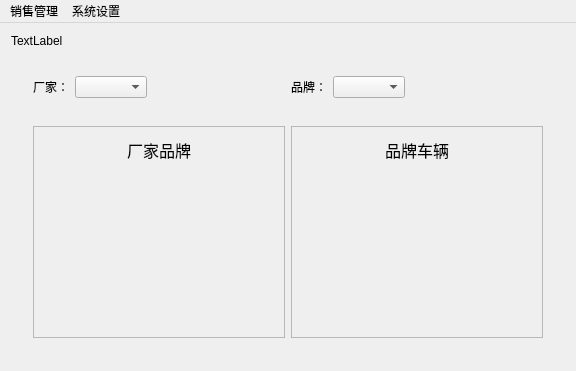
<?xml version="1.0" encoding="UTF-8"?>
<ui version="4.0">
 <class>CarManager</class>
 <widget class="QMainWindow" name="CarManager">
  <property name="geometry">
   <rect>
    <x>0</x>
    <y>0</y>
    <width>576</width>
    <height>371</height>
   </rect>
  </property>
  <property name="windowTitle">
   <string>CarManager</string>
  </property>
  <widget class="QWidget" name="centralWidget">
   <layout class="QVBoxLayout" name="verticalLayout_2">
    <item>
     <widget class="QLabel" name="title">
      <property name="text">
       <string>TextLabel</string>
      </property>
     </widget>
    </item>
    <item>
     <widget class="QStackedWidget" name="stackedWidget">
      <property name="currentIndex">
       <number>1</number>
      </property>
      <widget class="QWidget" name="manager">
       <layout class="QVBoxLayout" name="verticalLayout_3">
        <item>
         <widget class="QSplitter" name="splitter">
          <property name="orientation">
           <enum>Qt::Horizontal</enum>
          </property>
          <widget class="QToolBox" name="toolBox">
           <property name="frameShape">
            <enum>QFrame::Box</enum>
           </property>
           <property name="currentIndex">
            <number>0</number>
           </property>
           <widget class="QWidget" name="page">
            <property name="geometry">
             <rect>
              <x>0</x>
              <y>0</y>
              <width>190</width>
              <height>171</height>
             </rect>
            </property>
            <attribute name="label">
             <string>出售车辆</string>
            </attribute>
            <layout class="QVBoxLayout" name="verticalLayout">
             <item>
              <widget class="QWidget" name="widget" native="true">
               <layout class="QHBoxLayout" name="horizontalLayout">
                <property name="leftMargin">
                 <number>0</number>
                </property>
                <property name="topMargin">
                 <number>0</number>
                </property>
                <property name="rightMargin">
                 <number>0</number>
                </property>
                <property name="bottomMargin">
                 <number>0</number>
                </property>
                <item>
                 <widget class="QLabel" name="label">
                  <property name="text">
                   <string>厂家:</string>
                  </property>
                 </widget>
                </item>
                <item>
                 <widget class="QComboBox" name="factory"/>
                </item>
                <item>
                 <spacer name="horizontalSpacer">
                  <property name="orientation">
                   <enum>Qt::Horizontal</enum>
                  </property>
                  <property name="sizeHint" stdset="0">
                   <size>
                    <width>40</width>
                    <height>20</height>
                   </size>
                  </property>
                 </spacer>
                </item>
               </layout>
              </widget>
             </item>
             <item>
              <widget class="QWidget" name="widget_2" native="true">
               <layout class="QHBoxLayout" name="horizontalLayout_2">
                <property name="leftMargin">
                 <number>0</number>
                </property>
                <property name="topMargin">
                 <number>0</number>
                </property>
                <property name="rightMargin">
                 <number>0</number>
                </property>
                <property name="bottomMargin">
                 <number>0</number>
                </property>
                <item>
                 <widget class="QLabel" name="label_2">
                  <property name="text">
                   <string>品牌:</string>
                  </property>
                 </widget>
                </item>
                <item>
                 <widget class="QComboBox" name="brand"/>
                </item>
                <item>
                 <spacer name="horizontalSpacer_2">
                  <property name="orientation">
                   <enum>Qt::Horizontal</enum>
                  </property>
                  <property name="sizeHint" stdset="0">
                   <size>
                    <width>40</width>
                    <height>20</height>
                   </size>
                  </property>
                 </spacer>
                </item>
               </layout>
              </widget>
             </item>
             <item>
              <widget class="QWidget" name="widget_3" native="true">
               <layout class="QHBoxLayout" name="horizontalLayout_3">
                <property name="leftMargin">
                 <number>0</number>
                </property>
                <property name="topMargin">
                 <number>0</number>
                </property>
                <property name="rightMargin">
                 <number>0</number>
                </property>
                <property name="bottomMargin">
                 <number>0</number>
                </property>
                <item>
                 <widget class="QLabel" name="label_3">
                  <property name="text">
                   <string>报价:</string>
                  </property>
                 </widget>
                </item>
                <item>
                 <widget class="QLineEdit" name="price"/>
                </item>
                <item>
                 <widget class="QLabel" name="label_4">
                  <property name="text">
                   <string>万</string>
                  </property>
                 </widget>
                </item>
               </layout>
              </widget>
             </item>
             <item>
              <widget class="QWidget" name="widget_4" native="true">
               <layout class="QHBoxLayout" name="horizontalLayout_4">
                <property name="leftMargin">
                 <number>0</number>
                </property>
                <property name="topMargin">
                 <number>0</number>
                </property>
                <property name="rightMargin">
                 <number>0</number>
                </property>
                <property name="bottomMargin">
                 <number>0</number>
                </property>
                <item>
                 <widget class="QLabel" name="label_5">
                  <property name="text">
                   <string>数量:</string>
                  </property>
                 </widget>
                </item>
                <item>
                 <widget class="QSpinBox" name="number"/>
                </item>
                <item>
                 <widget class="QLabel" name="label_6">
                  <property name="text">
                   <string>剩余数量:</string>
                  </property>
                 </widget>
                </item>
                <item>
                 <widget class="QLabel" name="last_num">
                  <property name="text">
                   <string>11111</string>
                  </property>
                 </widget>
                </item>
               </layout>
              </widget>
             </item>
             <item>
              <widget class="QWidget" name="widget_5" native="true">
               <layout class="QHBoxLayout" name="horizontalLayout_5">
                <property name="leftMargin">
                 <number>0</number>
                </property>
                <property name="topMargin">
                 <number>0</number>
                </property>
                <property name="rightMargin">
                 <number>0</number>
                </property>
                <property name="bottomMargin">
                 <number>0</number>
                </property>
                <item>
                 <widget class="QLabel" name="label_8">
                  <property name="text">
                   <string>金额:</string>
                  </property>
                 </widget>
                </item>
                <item>
                 <widget class="QLineEdit" name="sum"/>
                </item>
                <item>
                 <widget class="QLabel" name="label_9">
                  <property name="text">
                   <string>万</string>
                  </property>
                 </widget>
                </item>
               </layout>
              </widget>
             </item>
             <item>
              <widget class="QWidget" name="widget_6" native="true">
               <layout class="QHBoxLayout" name="horizontalLayout_6">
                <property name="leftMargin">
                 <number>0</number>
                </property>
                <property name="topMargin">
                 <number>0</number>
                </property>
                <property name="rightMargin">
                 <number>0</number>
                </property>
                <property name="bottomMargin">
                 <number>0</number>
                </property>
                <item>
                 <spacer name="horizontalSpacer_3">
                  <property name="orientation">
                   <enum>Qt::Horizontal</enum>
                  </property>
                  <property name="sizeHint" stdset="0">
                   <size>
                    <width>40</width>
                    <height>20</height>
                   </size>
                  </property>
                 </spacer>
                </item>
                <item>
                 <widget class="QPushButton" name="ok">
                  <property name="text">
                   <string>确定</string>
                  </property>
                 </widget>
                </item>
                <item>
                 <widget class="QPushButton" name="cancle">
                  <property name="text">
                   <string>取消</string>
                  </property>
                 </widget>
                </item>
                <item>
                 <spacer name="horizontalSpacer_4">
                  <property name="orientation">
                   <enum>Qt::Horizontal</enum>
                  </property>
                  <property name="sizeHint" stdset="0">
                   <size>
                    <width>40</width>
                    <height>20</height>
                   </size>
                  </property>
                 </spacer>
                </item>
               </layout>
              </widget>
             </item>
            </layout>
           </widget>
           <widget class="QWidget" name="page_2">
            <property name="geometry">
             <rect>
              <x>0</x>
              <y>0</y>
              <width>234</width>
              <height>136</height>
             </rect>
            </property>
            <attribute name="label">
             <string>新车入库</string>
            </attribute>
            <layout class="QVBoxLayout" name="verticalLayout_4">
             <item>
              <widget class="QTableView" name="tableView"/>
             </item>
             <item>
              <widget class="QWidget" name="widget_7" native="true">
               <layout class="QHBoxLayout" name="horizontalLayout_7">
                <item>
                 <widget class="QPushButton" name="add">
                  <property name="minimumSize">
                   <size>
                    <width>45</width>
                    <height>0</height>
                   </size>
                  </property>
                  <property name="maximumSize">
                   <size>
                    <width>45</width>
                    <height>16777215</height>
                   </size>
                  </property>
                  <property name="text">
                   <string>添加</string>
                  </property>
                 </widget>
                </item>
                <item>
                 <widget class="QPushButton" name="del">
                  <property name="minimumSize">
                   <size>
                    <width>45</width>
                    <height>0</height>
                   </size>
                  </property>
                  <property name="maximumSize">
                   <size>
                    <width>45</width>
                    <height>16777215</height>
                   </size>
                  </property>
                  <property name="text">
                   <string>删除</string>
                  </property>
                 </widget>
                </item>
                <item>
                 <widget class="QPushButton" name="submit">
                  <property name="minimumSize">
                   <size>
                    <width>45</width>
                    <height>0</height>
                   </size>
                  </property>
                  <property name="maximumSize">
                   <size>
                    <width>45</width>
                    <height>16777215</height>
                   </size>
                  </property>
                  <property name="text">
                   <string>提交</string>
                  </property>
                 </widget>
                </item>
                <item>
                 <widget class="QPushButton" name="revert">
                  <property name="minimumSize">
                   <size>
                    <width>45</width>
                    <height>0</height>
                   </size>
                  </property>
                  <property name="maximumSize">
                   <size>
                    <width>45</width>
                    <height>16777215</height>
                   </size>
                  </property>
                  <property name="text">
                   <string>撤销</string>
                  </property>
                 </widget>
                </item>
               </layout>
              </widget>
             </item>
            </layout>
           </widget>
          </widget>
          <widget class="QListWidget" name="listWidget"/>
         </widget>
        </item>
       </layout>
      </widget>
      <widget class="QWidget" name="tongji">
       <layout class="QVBoxLayout" name="verticalLayout_7">
        <item>
         <widget class="QWidget" name="widget_8" native="true">
          <property name="sizePolicy">
           <sizepolicy hsizetype="Preferred" vsizetype="Fixed">
            <horstretch>0</horstretch>
            <verstretch>0</verstretch>
           </sizepolicy>
          </property>
          <layout class="QHBoxLayout" name="horizontalLayout_8">
           <item>
            <widget class="QLabel" name="label_7">
             <property name="text">
              <string>厂家：</string>
             </property>
            </widget>
           </item>
           <item>
            <widget class="QComboBox" name="changjia"/>
           </item>
           <item>
            <spacer name="horizontalSpacer_5">
             <property name="orientation">
              <enum>Qt::Horizontal</enum>
             </property>
             <property name="sizeHint" stdset="0">
              <size>
               <width>40</width>
               <height>20</height>
              </size>
             </property>
            </spacer>
           </item>
           <item>
            <widget class="QLabel" name="label_10">
             <property name="text">
              <string>品牌：</string>
             </property>
            </widget>
           </item>
           <item>
            <widget class="QComboBox" name="pinpai"/>
           </item>
           <item>
            <spacer name="horizontalSpacer_6">
             <property name="orientation">
              <enum>Qt::Horizontal</enum>
             </property>
             <property name="sizeHint" stdset="0">
              <size>
               <width>40</width>
               <height>20</height>
              </size>
             </property>
            </spacer>
           </item>
          </layout>
         </widget>
        </item>
        <item>
         <widget class="QWidget" name="widget_9" native="true">
          <layout class="QHBoxLayout" name="horizontalLayout_9">
           <item>
            <widget class="QFrame" name="frame_10">
             <property name="frameShape">
              <enum>QFrame::StyledPanel</enum>
             </property>
             <layout class="QVBoxLayout" name="verticalLayout_5">
              <item>
               <widget class="QLabel" name="label_11">
                <property name="sizePolicy">
                 <sizepolicy hsizetype="Preferred" vsizetype="Fixed">
                  <horstretch>0</horstretch>
                  <verstretch>0</verstretch>
                 </sizepolicy>
                </property>
                <property name="font">
                 <font>
                  <family>华文行楷</family>
                  <pointsize>12</pointsize>
                 </font>
                </property>
                <property name="text">
                 <string>厂家品牌</string>
                </property>
                <property name="alignment">
                 <set>Qt::AlignCenter</set>
                </property>
               </widget>
              </item>
              <item>
               <widget class="Histogram" name="wg_histgram" native="true"/>
              </item>
             </layout>
            </widget>
           </item>
           <item>
            <widget class="QFrame" name="frame_11">
             <property name="frameShape">
              <enum>QFrame::StyledPanel</enum>
             </property>
             <layout class="QVBoxLayout" name="verticalLayout_6">
              <item>
               <widget class="QLabel" name="label_12">
                <property name="sizePolicy">
                 <sizepolicy hsizetype="Preferred" vsizetype="Fixed">
                  <horstretch>0</horstretch>
                  <verstretch>0</verstretch>
                 </sizepolicy>
                </property>
                <property name="font">
                 <font>
                  <family>华文行楷</family>
                  <pointsize>12</pointsize>
                 </font>
                </property>
                <property name="text">
                 <string>品牌车辆</string>
                </property>
                <property name="alignment">
                 <set>Qt::AlignCenter</set>
                </property>
               </widget>
              </item>
              <item>
               <widget class="Pie" name="wg_pie" native="true"/>
              </item>
             </layout>
            </widget>
           </item>
          </layout>
         </widget>
        </item>
       </layout>
      </widget>
     </widget>
    </item>
   </layout>
  </widget>
  <widget class="QMenuBar" name="menuBar">
   <property name="geometry">
    <rect>
     <x>0</x>
     <y>0</y>
     <width>576</width>
     <height>23</height>
    </rect>
   </property>
   <widget class="QMenu" name="menu">
    <property name="title">
     <string>销售管理</string>
    </property>
    <addaction name="actionCar"/>
    <addaction name="actionSale"/>
   </widget>
   <widget class="QMenu" name="menu_2">
    <property name="title">
     <string>系统设置</string>
    </property>
    <addaction name="actionPassword"/>
   </widget>
   <addaction name="menu"/>
   <addaction name="menu_2"/>
  </widget>
  <action name="actionCar">
   <property name="text">
    <string>车辆管理</string>
   </property>
  </action>
  <action name="actionSale">
   <property name="text">
    <string>销售统计</string>
   </property>
  </action>
  <action name="actionPassword">
   <property name="text">
    <string>修改密码</string>
   </property>
  </action>
 </widget>
 <layoutdefault spacing="6" margin="11"/>
 <customwidgets>
  <customwidget>
   <class>Pie</class>
   <extends>QWidget</extends>
   <header location="global">pie.h</header>
   <container>1</container>
  </customwidget>
  <customwidget>
   <class>Histogram</class>
   <extends>QWidget</extends>
   <header location="global">histogram.h</header>
   <container>1</container>
  </customwidget>
 </customwidgets>
 <resources/>
 <connections/>
</ui>
